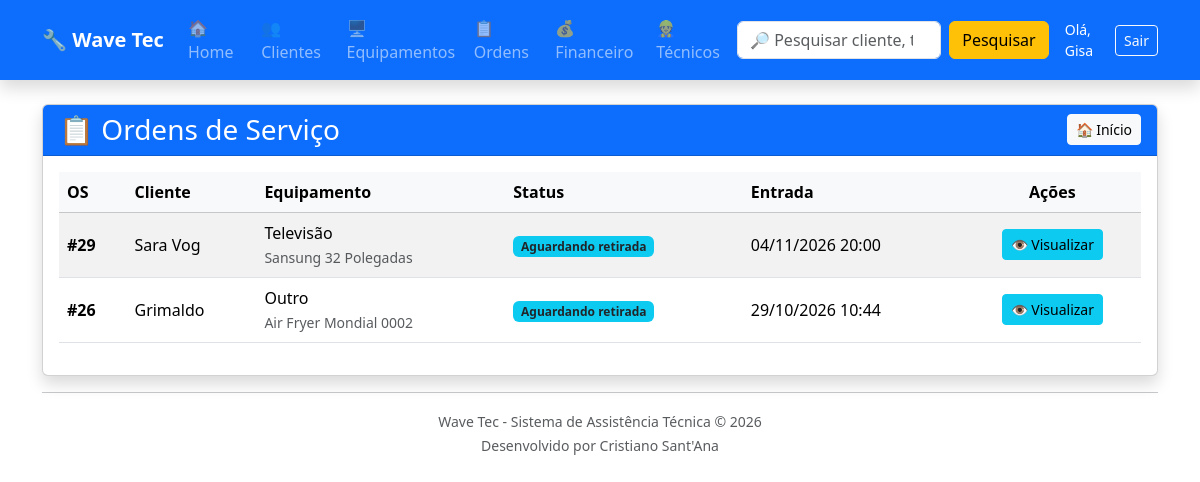
The app's page /ordens/ (signed in) with its own data.
### ordens/models.py (models this page shows, shortened)
class OrdemServico(models.Model):
    STATUS = [
        ("ABERTA", "Aberta"),
        ("EM_ANALISE", "Em análise"),
        ("AGUARDANDO_PECA", "Aguardando peça"),
        ("EM_REPARO", "Em reparo"),
        ("PRONTO", "Pronto"),
        ("SEM_CONSERTO", "Sem conserto"),
        ("AGUARDANDO_RETIRADA", "Aguardando retirada"),
        ("ENTREGUE", "Entregue"),
    ]
    equipamento_cadastrado = models.ForeignKey(
        Equipamento,
        on_delete=models.CASCADE,
        related_name="ordens"
    )
    data_abertura = models.DateTimeField(
        auto_now_add=True
    )
    defeito = models.TextField()
    acessorios = models.TextField(
        blank=True
    )
    observacoes = models.TextField(
        blank=True
    )
    reparo = models.TextField(
        blank=True
    )
    valor = models.DecimalField(
        max_digits=10,
        decimal_places=2,
        default=0
    )
    forma_pagamento = models.CharField(
        max_length=30,
        blank=True
    )
    status = models.CharField(
        max_length=20,
        choices=STATUS,
        default="ABERTA"
    )
    @property
    def cliente(self):
        return self.equipamento_cadastrado.cliente

### equipamentos/models.py (models this page shows, shortened)
class Equipamento(models.Model):
    TIPOS = [
        ("TV", "Televisão"),
        ("NOTE", "Notebook"),
        ("PC", "Computador"),
        ("CEL", "Celular"),
        ("SOM", "Som"),
        ("MICRO", "Micro-ondas"),
        ("OUTRO", "Outro"),
    ]
    cliente = models.ForeignKey(
        Cliente,
        on_delete=models.CASCADE
    )
    tipo = models.CharField(
        max_length=20,
        choices=TIPOS
    )
    marca = models.CharField(
        max_length=50
    )
    modelo = models.CharField(
        max_length=50
    )
    numero_serie = models.CharField(
        max_length=100,
        blank=True
    )
    acessorios = models.TextField(
        blank=True
    )
    garantia = models.BooleanField(
        default=False
    )
    data_entrada = models.DateField(
        auto_now_add=True
    )
    status = models.CharField(
        max_length=30,
        default="Em análise"
    )

### clientes/models.py (models this page shows, shortened)
class Cliente(models.Model):
    nome = models.CharField(max_length=100)
    telefone = models.CharField(max_length=20)
    endereco = models.CharField(max_length=200)

### ordens/views.py (the view)
@login_required
@tecnico_required
def lista_ordens(request):
    status = request.GET.get("status")
    ordens = OrdemServico.objects.all()
    if status:
        ordens = ordens.filter(
            status=status
        )
    ordens = ordens.order_by("-id")
    return render(
        request,
        "ordens/lista_ordens.html",
        {
            "ordens": ordens,
            "status_filtro": status,
        }
    )

### ordens/templates/ordens/lista_ordens.html (shortened to what this page needs)
{% extends "base.html" %}
{% block content %}
<div class="card shadow">
    <div class="card-header bg-primary text-white">
        <div class="d-flex justify-content-between align-items-center">
            <h3 class="mb-0">
                📋 Ordens de Serviço
            </h3>
            <a href="/" class="btn btn-light btn-sm">
                🏠 Início
            </a>
        </div>
    </div>
    <div class="card-body">
        <div class="table-responsive">
            <table class="table table-striped table-hover align-middle">
            <thead class="table-light">
                <tr>
                    <th>OS</th>
                    <th>Cliente</th>
                    <th>Equipamento</th>
                    <th>Status</th>
                    <th>Entrada</th>
                    <th class="text-center">Ações</th>
                </tr>
            </thead>
            <tbody>
                {% for ordem in ordens %}
                <tr>
                    <td>
                        <strong>#{{ ordem.id }}</strong>
                    </td>
                    <td>
                        {{ ordem.cliente.nome }}
                    </td>
                    <td>
                        {{ ordem.equipamento_cadastrado.get_tipo_display }}
                        <br>
                        <small class="text-muted">
                            {{ ordem.equipamento_cadastrado.marca }}
                            {{ ordem.equipamento_cadastrado.modelo }}
                        </small>
                    </td>
                    <td>
                        {% if ordem.status == "ABERTA" %}
                            <span class="badge bg-danger">
                                Aberta
                            </span>
                        {% elif ordem.status == "EM_ANALISE" %}
                            <span class="badge bg-warning text-dark">
                                Em análise
                            </span>
                        {% elif ordem.status == "AGUARDANDO_PECA" %}
                            <span class="badge bg-info text-dark">
                                Aguardando peça
                            </span>
                        {% elif ordem.status == "EM_REPARO" %}
                            <span class="badge bg-primary">
                                Em reparo
                            </span>
                        {% elif ordem.status == "PRONTO" %}
                            <span class="badge bg-success">
                                Pronto
                            </span>
                        {% elif ordem.status == "SEM_CONSERTO" %}
                            <span class="badge bg-dark">
                                Sem conserto
                            </span>
                        {% elif ordem.status == "AGUARDANDO_RETIRADA" %}
                            <span class="badge bg-info text-dark">
                                Aguardando retirada
                            </span>
                        {% elif ordem.status == "ENTREGUE" %}
                            <span class="badge bg-success">
                                Entregue
                            </span>
                        {% else %}
                            <span class="badge bg-light text-dark">
                                {{ ordem.get_status_display }}
                            </span>
                        {% endif %}
                    </td>
                    <td>
                        {{ ordem.data_abertura|date:"d/m/Y H:i" }}
                    </td>
                    <td class="text-center">
                        <a
                            href="{% url 'detalhe_ordem' ordem.id %}"
                            class="btn btn-info btn-sm">
                            👁 Visualizar
                        </a>
                    </td>
                </tr>
                {% empty %}
                <tr>
                    <td colspan="6" class="text-center">
                        Nenhuma Ordem de Serviço cadastrada.
                    </td>
                </tr>
                {% endfor %}
            </tbody>
        </table>
        </div>
    </div>
</div>
{% endblock %}

### templates/base.html (shortened to what this page needs)
<!DOCTYPE html>
<html lang="pt-br">
<head>
    <link href="https://cdn.jsdelivr.net/npm/bootstrap@5.3.7/dist/css/bootstrap.min.css" rel="stylesheet">
</head>
<body>
<nav class="navbar navbar-expand-lg navbar-dark bg-primary shadow">
    <div class="container">
        <a class="navbar-brand fw-bold" href="/">
            🔧 Wave Tec
        </a>
        <div class="collapse navbar-collapse" id="menu">
            <ul class="navbar-nav me-auto">
                <li class="nav-item">
                    <a class="nav-link" href="/">
                        🏠 Home
                    </a>
                </li>
                <li class="nav-item">
                    <a class="nav-link" href="/clientes/">
                    </a>
                </li>
                <li class="nav-item">
                    <a class="nav-link" href="/equipamentos/">
                        🖥 Equipamentos
                    </a>
                </li>
                <li class="nav-item">
                    <a class="nav-link" href="/ordens/">
                        📋 Ordens
                    </a>
                </li>
                <li class="nav-item">
                    <a class="nav-link" href="/financeiro/">
                        💰 Financeiro
                    </a>
                </li>
                {% if user.is_superuser or user.tecnico.perfil == 'ADMIN' %}
                <li class="nav-item">
                    <a class="nav-link" href="/usuarios/">
                        👷 Técnicos
                    </a>
                </li>
                {% endif %}
            </ul>
            <form
                class="d-flex"
                method="GET"
                action="/pesquisa/">
                <input
                    class="form-control me-2"
                    type="search"
                    name="q"
                    placeholder="🔎 Pesquisar cliente, telefone, equipamento..."
                    autocomplete="off">
                <button
                    class="btn btn-warning"
                    type="submit">
                    Pesquisar
                </button>
            </form>
            {% if user.is_authenticated %}
                <div class="d-flex align-items-center gap-2 ms-3 text-white">
                    <span class="small">Olá, {{ user.username }}</span>
                    <form method="post" action="{% url 'logout' %}" class="d-inline">
                        <button type="submit" class="btn btn-outline-light btn-sm">Sair</button>
                    </form>
                </div>
            {% endif %}
        </div>
    </div>
</nav>
<div class="container mt-4">
    {% block content %}
    {% endblock %}
    <hr>
    <div class="text-center text-muted mb-4">
        <small>
            Wave Tec - Sistema de Assistência Técnica © 2026
            <br>
            Desenvolvido por Cristiano Sant'Ana
        </small>
    </div>
</div>
</body>
</html>

### records on screen
OrdemServico: id "29", cliente.nome "Sara Vog", equipamento_cadastrado.tipo "Televisão", equipamento_cadastrado.marca "Sansung", equipamento_cadastrado.modelo "32 Polegadas", shows "Aguardando retirada", data_abertura "04/11/2026 20:00"
OrdemServico: id "26", cliente.nome "Grimaldo", equipamento_cadastrado.tipo "Outro", equipamento_cadastrado.marca "Air Fryer Mondial", equipamento_cadastrado.modelo "0002", shows "Aguardando retirada", data_abertura "29/10/2026 10:44"

### other values on screen
{{ user.username }} "Gisa"
